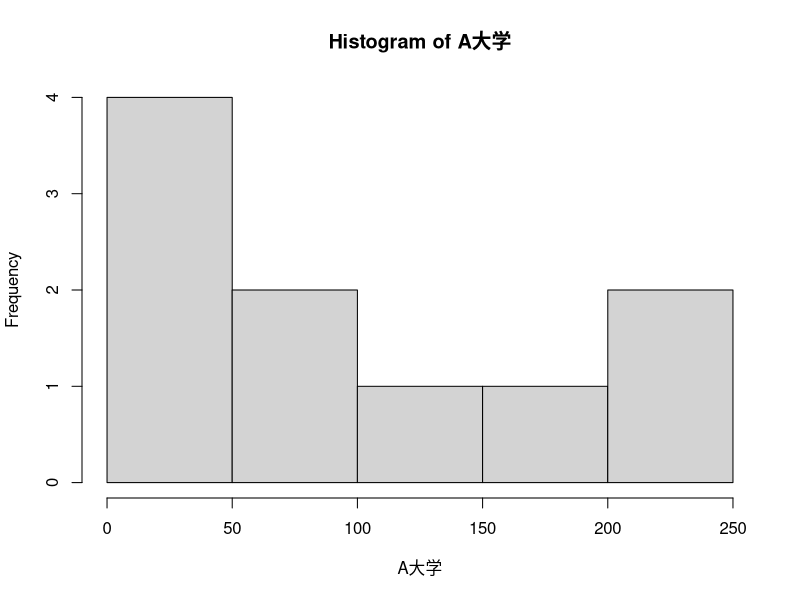
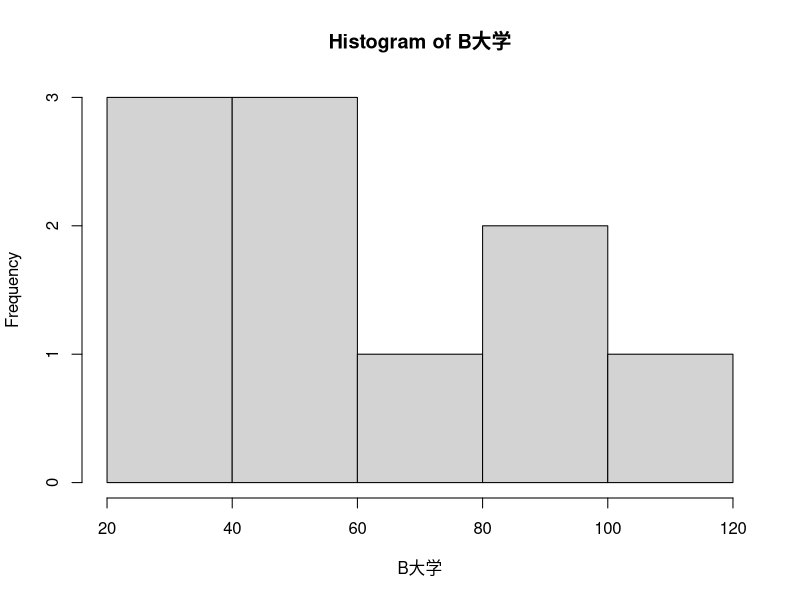

Reproduce these figures in R, in order.
A大学 <- c(60, 100, 50, 40, 50, 230, 120, 240, 200, 30)
B大学 <- c(50, 60, 40, 50, 100, 80, 30, 20, 100, 120)
hist(A大学)
hist(B大学)
A大学平均 <- mean(A大学)
B大学平均 <- mean(B大学)

A大学標準偏差 <- sqrt(mean((A大学 - A大学平均)^2))
B大学標準偏差 <- sqrt(mean((B大学 - B大学平均)^2))
